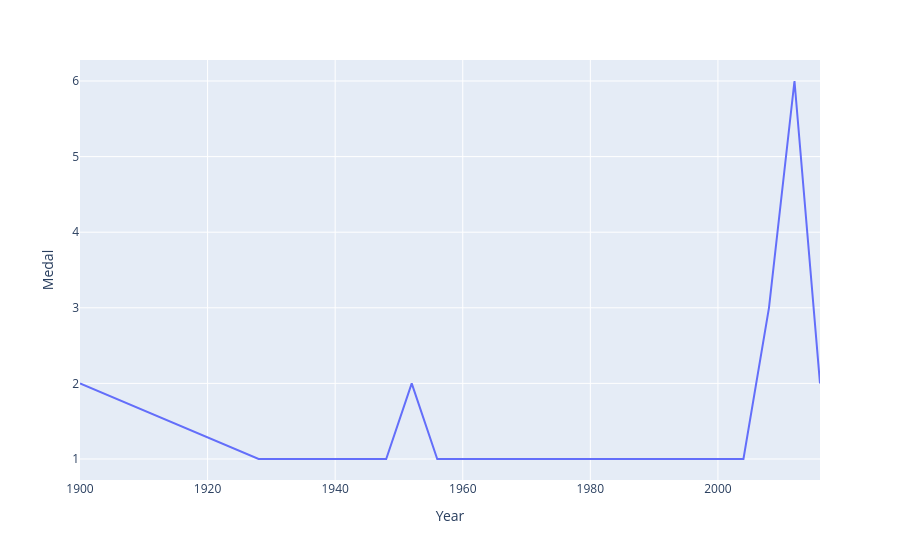

Write notebook code for a chart like this one.
### Code cell
fig = px.line(final_df, x ='Year', y = 'Medal')
fig.show()

### Figure 1 — Plotly figure (JSON) as saved in the notebook; plotly's stock layout.template omitted (floating-point values rounded to 4 significant figures)
{"data": [{"hovertemplate": "Year=%{x}<br>Medal=%{y}<extra></extra>", "legendgroup": "", "line": {"color": "#636efa", "dash": "solid"}, "marker": {"symbol": "circle"}, "mode": "lines", "name": "", "orientation": "v", "showlegend": false, "type": "scatter", "x": [1900, 1928, 1932, 1936, 1948, 1952, 1956, 1960, 1964, 1968, 1972, 1980, 1996, 2000, 2004, 2008, 2012, 2016], "xaxis": "x", "y": [2, 1, 1, 1, 1, 2, 1, 1, 1, 1, 1, 1, 1, 1, 1, 3, 6, 2], "yaxis": "y"}], "layout": {"legend": {"tracegroupgap": 0}, "margin": {"t": 60}, "xaxis": {"anchor": "y", "domain": [0, 1], "title": {"text": "Year"}}, "yaxis": {"anchor": "x", "domain": [0, 1], "title": {"text": "Medal"}}}}
